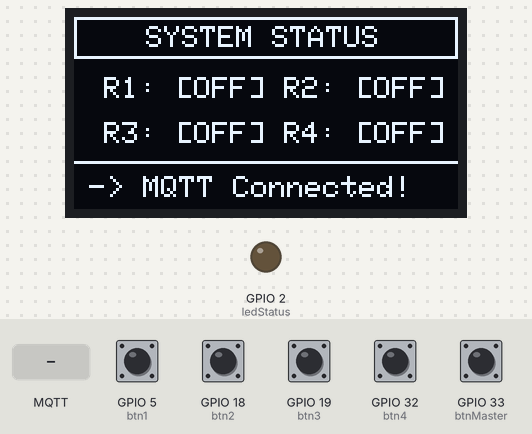
Simulated run of this sketch. Board: ESP32. Shown: 128×64 one-colour display, output pins drawn as LEDs (lit = HIGH). The inputs (shaded band) are chosen by the test bench; at power-on: GPIO 5 (btn1), GPIO 18 (btn2), GPIO 19 (btn3), GPIO 32 (btn4), GPIO 33 (btnMaster) HIGH. WiFi joins after 1.5 s; servers stay silent unless stated; no MQTT or app messages arrive unless stated; what the sketch prints to the serial monitor is not drawn.

Above: at 3.8 s.
3.9 s: GPIO 5 (btn1) pulled LOW for 1 s
At 5.7 s:
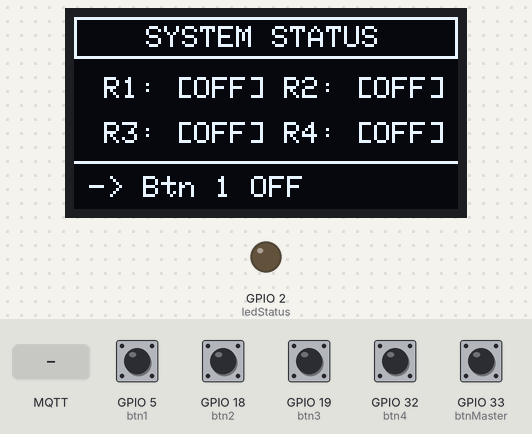
6.4 s: GPIO 33 (btnMaster) pulled LOW for 0.15 s
At 7.5 s:
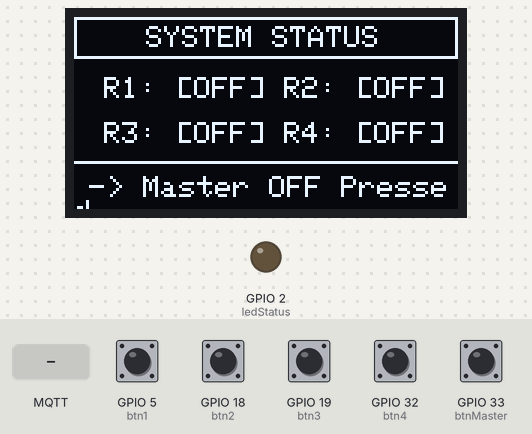
8.0 s: GPIO 18 (btn2) pulled LOW for 0.15 s
At 8.7 s:
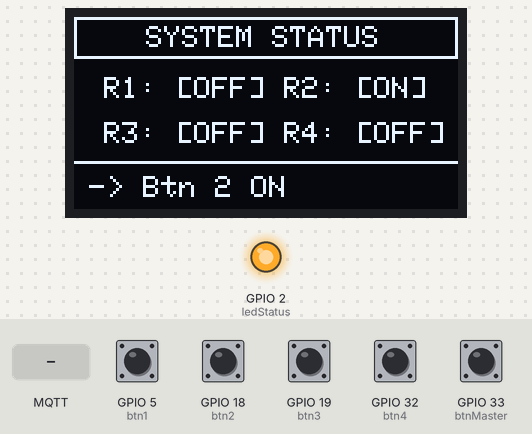
9.6 s: GPIO 19 (btn3) pulled LOW for 0.15 s
At 9.9 s:
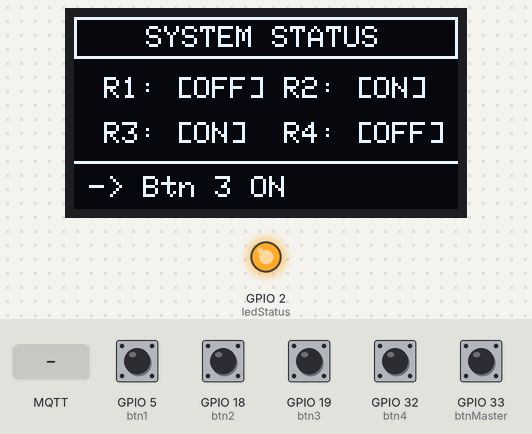
11.2 s: MQTT message "npic/state/relay1" arrives on the first subscribed topic
At 12.3 s:
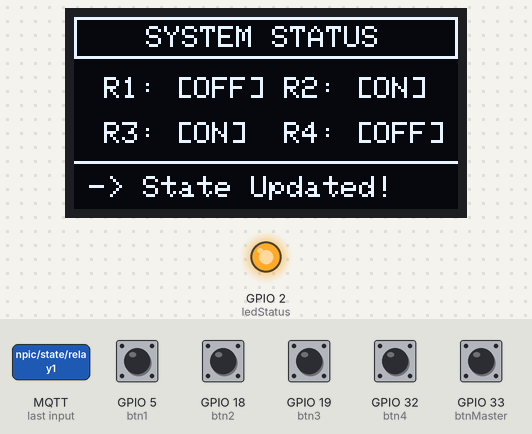
12.7 s: MQTT message "ON" arrives on the first subscribed topic
At 13.5 s:
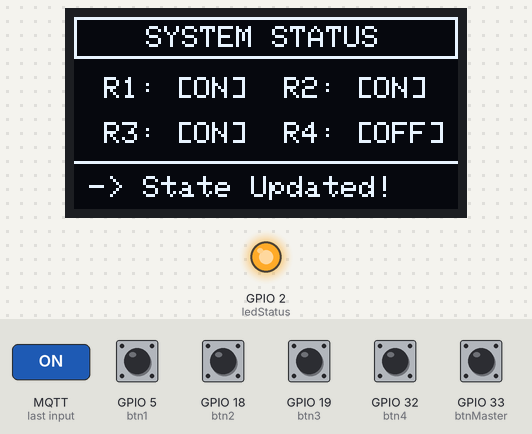
Timing chart, 0 to 15.2 s (numbered marks = the images above; inputs shaded):
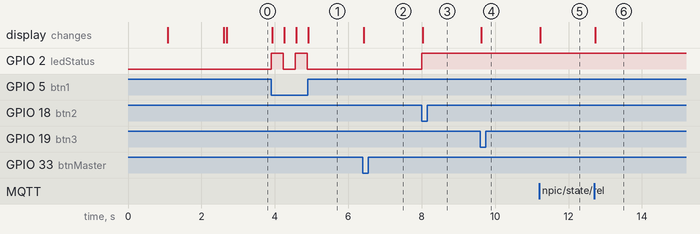

Measured:
- after the input at 3.9 s, GPIO 2 (ledStatus): alternates HIGH for 0.33 s and LOW for 0.33 s, 4 changes in all, then stays LOW, starting at once; the display: first changes at once (image 1 shows a later state)
- after the input at 6.4 s, the display: changes at once (image 2)
- after the input at 8.0 s, GPIO 2 (ledStatus): LOW → HIGH at once; the display: changes at once (image 3)
- after the input at 9.6 s, the display: changes at once (image 4)
- after the input at 11.2 s, the display: changes at once (image 5)
- after the input at 12.7 s, the display: changes at once (image 6)

The sketch:

final_node1__3_.ino
```cpp
#include <WiFi.h>
#include <WiFiManager.h> // បន្ថែម Library WiFiManager
#include <WiFiClientSecure.h>
#include <PubSubClient.h>
#include <Wire.h>
#include <Adafruit_GFX.h>
#include <Adafruit_SSD1306.h>

// --- ការកំណត់គណនី MQTT ---
const char* MQTT_HOST     = "8b7836e779fc48a2a5a875a7c4466ab4.s1.eu.hivemq.cloud";
const int   MQTT_PORT     = 8883;
const char* MQTT_USER     = "esp32-sophorn";
const char* MQTT_PASS     = "phorn2005";
const char* MQTT_CLIENT_ID= "esp32-node1-tele";

// --- កំណត់អេក្រង់ OLED (SDA=21, SCL=22) ---
#define SCREEN_WIDTH 128
#define SCREEN_HEIGHT 64
Adafruit_SSD1306 display(SCREEN_WIDTH, SCREEN_HEIGHT, &Wire, -1);

// --- កំណត់ជើង Hardware ---
const int ledStatus = 2; // អំពូល LED លើជើង D2 សម្រាប់បញ្ជាក់ស្ថានភាព
const int btn1 = 5;
const int btn2 = 18;
const int btn3 = 19;
const int btn4 = 32;
const int btnMaster = 33;

bool state1 = false, state2 = false, state3 = false, state4 = false;
unsigned long lastBtnPress = 0;

WiFiClientSecure espClient;
PubSubClient client(espClient);

// មុខងារបញ្ជាអំពូល D2 ឱ្យភ្លឺ ឬ រលត់ តាមស្ថានភាពជាក់ស្តែង
void updateLED_D2() {
  if (state1 || state2 || state3 || state4) {
    digitalWrite(ledStatus, HIGH);
  } else {
    digitalWrite(ledStatus, LOW);
  }
}

// អនុគមន៍បង្ហាញផ្ទាំង Dashboard លើ OLED
void updateDisplay(String actionMsg = "") {
  display.clearDisplay();

  display.drawRect(0, 0, 128, 14, SSD1306_WHITE);
  display.setTextSize(1);
  display.setTextColor(SSD1306_WHITE);
  display.setCursor(24, 3);
  display.print("SYSTEM STATUS");

  display.setCursor(10, 20);
  display.print("R1: ");
  display.print(state1 ? "[ON]" : "[OFF]");

  display.setCursor(10, 35);
  display.print("R3: ");
  display.print(state3 ? "[ON]" : "[OFF]");

  display.setCursor(70, 20);
  display.print("R2: ");
  display.print(state2 ? "[ON]" : "[OFF]");

  display.setCursor(70, 35);
  display.print("R4: ");
  display.print(state4 ? "[ON]" : "[OFF]");

  display.drawLine(0, 48, 128, 48, SSD1306_WHITE);

  if (actionMsg != "") {
    display.setCursor(5, 53);
    display.print("-> ");
    display.print(actionMsg);
  }

  display.display();
}

// អនុគមន៍ភ្ជាប់ Wi-Fi ថ្មី (ប្រើ WiFiManager)
void setup_wifi() {
  Serial.println("Starting WiFiManager...");

  // បង្ហាញការណែនាំលើអេក្រង់ឱ្យស្កេន QR
  display.clearDisplay();
  display.setTextSize(1);
  display.setTextColor(SSD1306_WHITE);
  display.setCursor(0, 20);
  display.println("Waiting for WiFi...");
  display.setCursor(0, 40);
  display.println("Scan QR 1 to Connect");
  display.display();

  WiFiManager wifiManager;

  // ចំណាំ៖ ការដាក់សញ្ញា // ពីមុខ resetSettings បែបនេះគឺត្រឹមត្រូវហើយ សម្រាប់ប្រតិបត្តិការទូទៅ
  //wifiManager.resetSettings();

  // បង្កើត Wi-Fi បណ្តោះអាសន្នឈ្មោះ NPIC_Remote_Setup សម្រាប់អតិថិជនស្កេន
  bool res = wifiManager.autoConnect("NPIC_Remote_Setup");

  if (!res) {
    Serial.println("Failed to connect, restarting...");
    delay(3000);
    ESP.restart(); // បើមានបញ្ហា Restart ខ្លួនឯង
  }

  Serial.println("\nWiFi Connected Successfully!");
  espClient.setInsecure();

  updateLED_D2();
  updateDisplay("WiFi Connected!");
}

void callback(char* topic, byte* payload, unsigned int length) {
  String message = "";
  for (int i = 0; i < length; i++) { message += (char)payload[i]; }

  if (String(topic) == "npic/state/relay1") { state1 = (message == "ON"); }
  else if (String(topic) == "npic/state/relay2") { state2 = (message == "ON"); }
  else if (String(topic) == "npic/state/relay3") { state3 = (message == "ON"); }
  else if (String(topic) == "npic/state/relay4") { state4 = (message == "ON"); }

  updateDisplay("State Updated!");
  updateLED_D2();
}

void reconnect() {
  while (!client.connected()) {
    Serial.print("Attempting MQTT connection...");
    digitalWrite(ledStatus, LOW);

    if (client.connect(MQTT_CLIENT_ID, MQTT_USER, MQTT_PASS)) {
      Serial.println("connected");
      client.subscribe("npic/state/relay1");
      client.subscribe("npic/state/relay2");
      client.subscribe("npic/state/relay3");
      client.subscribe("npic/state/relay4");

      updateDisplay("MQTT Connected!");
      updateLED_D2();
    } else {
      Serial.print("failed, rc=");
      Serial.print(client.state());
      Serial.println(" retrying in 2s...");
      delay(2000);
    }
  }
}

void setup() {
  Serial.begin(115200);

  pinMode(ledStatus, OUTPUT);
  digitalWrite(ledStatus, LOW);

  pinMode(btn1, INPUT_PULLUP);
  pinMode(btn2, INPUT_PULLUP);
  pinMode(btn3, INPUT_PULLUP);
  pinMode(btn4, INPUT_PULLUP);
  pinMode(btnMaster, INPUT_PULLUP);

  Wire.begin(21, 22);
  if(!display.begin(SSD1306_SWITCHCAPVCC, 0x3C)) {
    Serial.println(F("OLED មិនទាន់ស្គាល់ទេ! សូមឆែកខ្សែ SDA(21) និង SCL(22)"));
  }

  display.clearDisplay();
  display.setCursor(0, 10);
  display.setTextColor(SSD1306_WHITE);
  display.println("Starting Node 1...");
  display.display();
  delay(1000);

  // ហៅ WiFiManager មកដើរ
  setup_wifi();
  client.setServer(MQTT_HOST, MQTT_PORT);
  client.setCallback(callback);
}

void loop() {
  // បើដាច់ Wi-Fi អនុញ្ញាតឱ្យ ESP រកវិធីភ្ជាប់ខ្លួនឯង
  if (WiFi.status() == WL_CONNECTED) {
    if (!client.connected()) reconnect();
    client.loop();
  }

  if (millis() - lastBtnPress > 300) {

    // ----------- ប៊ូតុងទី ១ -----------
    if (digitalRead(btn1) == LOW) {
      state1 = !state1;
      updateLED_D2();
      Serial.println("Button 1 Pressed! Sending MQTT...");
      updateDisplay("Btn 1 " + String(state1 ? "ON" : "OFF"));
      client.publish("npic/control/relay1", state1 ? "ON" : "OFF");
      lastBtnPress = millis();
    }

    // ----------- ប៊ូតុងទី ២ -----------
    else if (digitalRead(btn2) == LOW) {
      state2 = !state2;
      updateLED_D2();
      Serial.println("Button 2 Pressed! Sending MQTT...");
      updateDisplay("Btn 2 " + String(state2 ? "ON" : "OFF"));
      client.publish("npic/control/relay2", state2 ? "ON" : "OFF");
      lastBtnPress = millis();
    }

    // ----------- ប៊ូតុងទី ៣ -----------
    else if (digitalRead(btn3) == LOW) {
      state3 = !state3;
      updateLED_D2();
      Serial.println("Button 3 Pressed! Sending MQTT...");
      updateDisplay("Btn 3 " + String(state3 ? "ON" : "OFF"));
      client.publish("npic/control/relay3", state3 ? "ON" : "OFF");
      lastBtnPress = millis();
    }

    // ----------- ប៊ូតុងទី ៤ -----------
    else if (digitalRead(btn4) == LOW) {
      state4 = !state4;
      updateLED_D2();
      Serial.println("Button 4 Pressed! Sending MQTT...");
      updateDisplay("Btn 4 " + String(state4 ? "ON" : "OFF"));
      client.publish("npic/control/relay4", state4 ? "ON" : "OFF");
      lastBtnPress = millis();
    }

    // ----------- ប៊ូតុង Master -----------
    else if (digitalRead(btnMaster) == LOW) {
      state1 = false; state2 = false; state3 = false; state4 = false;
      updateLED_D2();
      Serial.println("Master OFF Pressed! Sending MQTT...");
      updateDisplay("Master OFF Pressed");
      client.publish("npic/control/relay1", "OFF");
      client.publish("npic/control/relay2", "OFF");
      client.publish("npic/control/relay3", "OFF");
      client.publish("npic/control/relay4", "OFF");
      lastBtnPress = millis();
    }
  }
}
```
